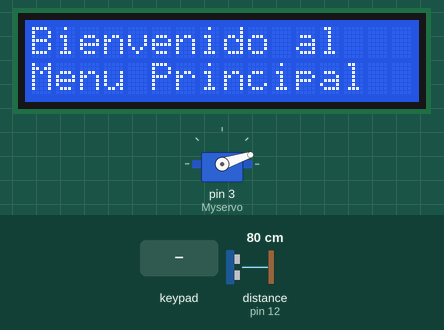
A sketch run on a simulated Arduino Uno, built with avr-gcc and run on an emulated ATmega328P. Shown: servo, 16×2 character LCD. The test bench sets the inputs (shaded band); at power-on: distance to the obstacle (sensor on pin 12) 80 cm. The echo pulse lasts 58.3 µs per cm; what the sketch prints to the serial monitor is not drawn.

Above: at 1.2 s.
1.3 s: key '1' pressed
At 3.5 s:
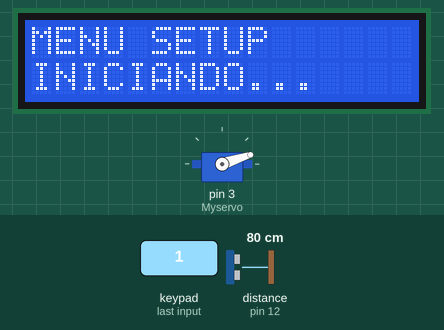
4.3 s: keypad keys 1 1 1 0 9 8 pressed 0.4 s apart
At 6.0 s:
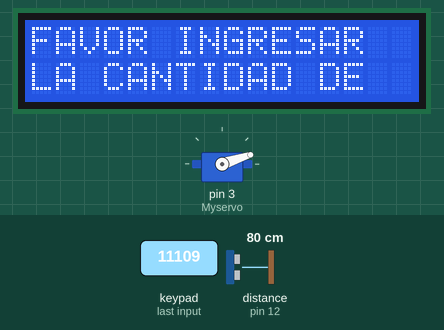
At 9.4 s:
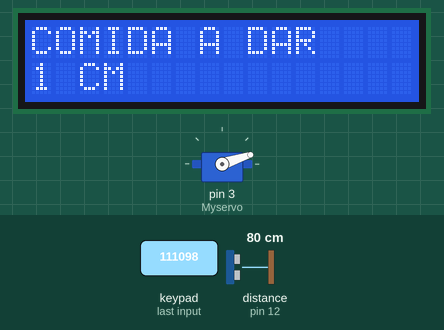
Timing chart, 0 to 28.6 s (numbered marks = the images above; inputs shaded):
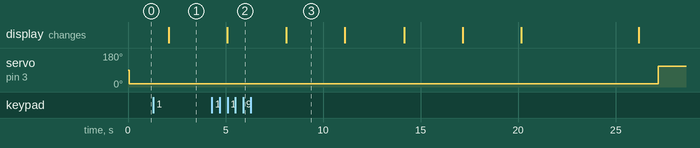

The sketch:

PROYECTO_FINAL.ino
```cpp
#include <LiquidCrystal.h>
LiquidCrystal lcd(A0, A1, A2, A3, A4, A5);
const int trigPin = 13;
const int echoPin = 12;
long duration;
int distanceCm, distanceInch;
float sensorToFloor = 12;
#include<Servo.h>
Servo Myservo;
int pos;


#include <Keypad.h>
#include <Wire.h>
#include <LiquidCrystal.h>
#include <SoftwareSerial.h>
SoftwareSerial mySerial(2, 3);
char customKey = 'a';
const byte ROWS = 4;
const byte COLS = 4;
char hexaKeys[ROWS][COLS] = {
  {'1', '2', '3', 'A'},
  {'4', '5', '6', 'B'},
  {'7', '8', '9', 'C'},
  {'*', '0', '#', 'D'}
};

byte rowPins[ROWS] = {11, 10, 9, 8}; //connect to the row pinouts of the keypad
byte colPins[COLS] = {7, 6, 5, 4}; //connect to the column pinouts of the keypad
Keypad myKeypad = Keypad( makeKeymap(hexaKeys), rowPins, colPins, ROWS, COLS);

//MY PROGRAM!!
int menuOpt = 0;

//MENU 1
int foodQuantity = -48; //-48
int foodTime = -48; //-48

//MENU 2
boolean setupComplete = false;

void setup() {
  Myservo.attach(3);
  lcd.begin(16, 2); // Initializes the interface to the LCD screen, and specifies the dimensions (width and height) of the display
  pinMode(trigPin, OUTPUT);
  pinMode(echoPin, INPUT);
  Serial.begin(9600); // Starting Serial Terminal
  closeDoor();

}

void loop() {
  if (menuOpt == 0) {
    lcd.setCursor(0, 0);
    lcd.print("Bienvenido al");
    lcd.setCursor(0, 1);
    lcd.print("Menu Principal");
    delay(2000);
    lcd.clear();
    lcd.setCursor(0, 0);
    lcd.print("1 = Setup Inicio");
    lcd.setCursor(0, 1);
    lcd.print("2 = Comenzar");
    while(true){
      customKey = myKeypad.getKey();


      if(customKey == '1'){
        menuOpt = 1;
        lcd.clear();
        lcd.setCursor(0, 0);
        lcd.print("MENU SETUP");
        lcd.setCursor(0, 1);
        lcd.print("INICIANDO...");

        break;
      }else if (customKey == '2') {
        menuOpt = 2;
        lcd.clear();
        lcd.setCursor(0, 0);
        lcd.print("MENU CONTINUAR");
        lcd.setCursor(0, 1);
        lcd.print("INICIANDO...");
        break;
      }


    }


  }

  if (menuOpt == 1) {
    delay(3000);
    lcd.clear();
    lcd.setCursor(0, 0);
    lcd.print("FAVOR INGRESAR");
    lcd.setCursor(0, 1);
    lcd.print("LA CANTIDAD DE");
    delay(3000);
    lcd.clear();
    lcd.setCursor(0, 0);
    lcd.print("COMIDA A DAR");
    lcd.setCursor(0, 1);
    lcd.print("EN CM:");
    while (foodQuantity == -48) {
      customKey = myKeypad.getKey();
      foodQuantity = int(customKey)-48;
    }
    lcd.clear();
    lcd.setCursor(0, 0);
    lcd.print("COMIDA A DAR");
    lcd.setCursor(0, 1);
    lcd.print(foodQuantity);
    lcd.print(" CM");

    delay(3000);
    lcd.clear();
    lcd.setCursor(0, 0);
    lcd.print("FAVOR INGRESAR");
    lcd.setCursor(0, 1);
    lcd.print("LA CANTIDAD DE");
    delay(3000);
    lcd.clear();
    lcd.setCursor(0, 0);
    lcd.print("TIEMPO PARA");
    lcd.setCursor(0, 1);
    lcd.print("ALIMENTAR(MIN):");
    while (foodTime == -48) {
      customKey = myKeypad.getKey();
      foodTime = int(customKey)-48;
    }
    lcd.clear();
    lcd.setCursor(0, 0);
    lcd.print("TIEMPO PARA");
    lcd.setCursor(0, 1);
    lcd.print("ALIMENTAR: ");
    lcd.print(foodTime);
    lcd.print(" MIN");
    delay(3000);

    setupComplete = true;
    menuOpt = 2;


  }

  if (menuOpt == 2) {
    if(setupComplete == false){
      lcd.clear();
      lcd.setCursor(0, 0);
      lcd.print("SETUP NO");
      lcd.setCursor(0, 1);
      lcd.print("REALIZADO");
      lcd.setCursor(0, 1);
      delay(3000);
      lcd.clear();
      lcd.setCursor(0, 0);
      lcd.print("TODO POR");
      lcd.setCursor(0, 1);
      lcd.print("DEFECTO...");
      lcd.setCursor(0, 1);
      foodQuantity = 3;
      foodTime = 1;
      setupComplete = true;
      delay(3000);
    }
    closeDoor();
    lcd.clear();
    lcd.setCursor(0, 0);
    lcd.print("MENU 2, LISTO!!!");
    lcd.setCursor(0, 1);
    lcd.print("SETEADO PARA...");
    delay(3000);
    lcd.clear();
    lcd.setCursor(0, 0);
    lcd.print("ALIMENTAR CADA");
    lcd.setCursor(0, 1);
    lcd.print(foodTime);
    lcd.print(" MIN ESPERE...");
    delay(foodTime*6000); //foodTime*60000
    for(int i = 0; i<=3 ; i++){
      int serving = 12;
      while (serving != (sensorToFloor-foodQuantity) ) {
        serving = returnAltitud();
        openDoor();
        if (serving < (sensorToFloor-foodQuantity) ) {
          break;
        }
      }

    closeDoor();
    }
  }
}

int returnAltitud(){
  while(true){
  digitalWrite(trigPin, LOW);
  delayMicroseconds(10);
  digitalWrite(trigPin, HIGH);
  delayMicroseconds(10);
  digitalWrite(trigPin, LOW);
  duration = pulseIn(echoPin, HIGH);
  distanceCm = duration * 0.034 / 2;
  Serial.print(distanceCm);
  Serial.print("cm");
  Serial.println();
  lcd.clear();
  lcd.setCursor(0, 0);
  lcd.print("ALIMENTANDO...");
  lcd.setCursor(0, 1);
  lcd.print(distanceCm);
  lcd.print(" CM");
  delay(1000);
  if(distanceCm <= 1 ){
    continue;
  }
  return distanceCm;
  }
}

void openDoor(){
  Myservo.write(110);

}

void closeDoor(){
    Myservo.write(18);
}

void openAndClose(float delaySe){
  openDoor();
  delay(delaySe);
  closeDoor();
}
  
```

Measured:
- after the input at 1.3 s, the display: changes after 0.78 s (image 1)
- after the input at 4.3 s, servo on pin 3 (Myservo): 18° → 110° after 22.9 s; the display: first differs from a run without the input after 3.8 s (image 3)
